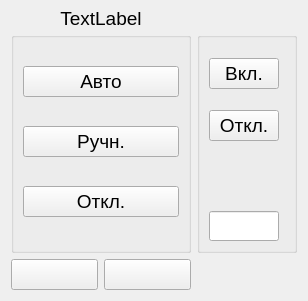
<?xml version="1.0" encoding="UTF-8"?>
<ui version="4.0">
 <class>FanModeSwitch</class>
 <widget class="QWidget" name="FanModeSwitch">
  <property name="geometry">
   <rect>
    <x>0</x>
    <y>0</y>
    <width>308</width>
    <height>301</height>
   </rect>
  </property>
  <property name="font">
   <font>
    <pointsize>14</pointsize>
   </font>
  </property>
  <property name="windowTitle">
   <string>Form</string>
  </property>
  <property name="windowOpacity">
   <double>1.000000000000000</double>
  </property>
  <layout class="QGridLayout" name="gridLayout">
   <item row="1" column="0" colspan="2">
    <widget class="QGroupBox" name="groupBox">
     <property name="title">
      <string/>
     </property>
     <layout class="QVBoxLayout" name="verticalLayout">
      <property name="leftMargin">
       <number>9</number>
      </property>
      <property name="topMargin">
       <number>5</number>
      </property>
      <item>
       <widget class="QPushButton" name="btnAuto">
        <property name="minimumSize">
         <size>
          <width>0</width>
          <height>30</height>
         </size>
        </property>
        <property name="text">
         <string>Авто</string>
        </property>
        <property name="icon">
         <iconset resource="../Resources.qrc">
          <normaloff>:/Images/Industry-Automatic-icon.png</normaloff>:/Images/Industry-Automatic-icon.png</iconset>
        </property>
        <property name="checkable">
         <bool>true</bool>
        </property>
        <property name="autoExclusive">
         <bool>true</bool>
        </property>
       </widget>
      </item>
      <item>
       <widget class="QPushButton" name="btnManual">
        <property name="minimumSize">
         <size>
          <width>0</width>
          <height>30</height>
         </size>
        </property>
        <property name="text">
         <string>Ручн.</string>
        </property>
        <property name="icon">
         <iconset resource="../Resources.qrc">
          <normaloff>:/Images/Industry-Manual-icon.png</normaloff>:/Images/Industry-Manual-icon.png</iconset>
        </property>
        <property name="checkable">
         <bool>true</bool>
        </property>
        <property name="autoExclusive">
         <bool>true</bool>
        </property>
       </widget>
      </item>
      <item>
       <widget class="QPushButton" name="btnDisable">
        <property name="minimumSize">
         <size>
          <width>0</width>
          <height>30</height>
         </size>
        </property>
        <property name="text">
         <string>Откл.</string>
        </property>
        <property name="icon">
         <iconset resource="../Resources.qrc">
          <normaloff>:/Images/cancel-icon.png</normaloff>:/Images/cancel-icon.png</iconset>
        </property>
        <property name="checkable">
         <bool>true</bool>
        </property>
        <property name="autoExclusive">
         <bool>true</bool>
        </property>
       </widget>
      </item>
     </layout>
    </widget>
   </item>
   <item row="1" column="2">
    <widget class="QGroupBox" name="grpState">
     <property name="maximumSize">
      <size>
       <width>100</width>
       <height>16777215</height>
      </size>
     </property>
     <property name="title">
      <string/>
     </property>
     <layout class="QVBoxLayout" name="verticalLayout_2">
      <property name="topMargin">
       <number>5</number>
      </property>
      <item>
       <spacer name="verticalSpacer_3">
        <property name="orientation">
         <enum>Qt::Vertical</enum>
        </property>
        <property name="sizeType">
         <enum>QSizePolicy::Fixed</enum>
        </property>
        <property name="sizeHint" stdset="0">
         <size>
          <width>20</width>
          <height>15</height>
         </size>
        </property>
       </spacer>
      </item>
      <item>
       <widget class="QPushButton" name="btnOn">
        <property name="minimumSize">
         <size>
          <width>0</width>
          <height>30</height>
         </size>
        </property>
        <property name="maximumSize">
         <size>
          <width>70</width>
          <height>16777215</height>
         </size>
        </property>
        <property name="text">
         <string>Вкл.</string>
        </property>
        <property name="checkable">
         <bool>true</bool>
        </property>
        <property name="autoExclusive">
         <bool>true</bool>
        </property>
       </widget>
      </item>
      <item>
       <spacer name="verticalSpacer">
        <property name="orientation">
         <enum>Qt::Vertical</enum>
        </property>
        <property name="sizeType">
         <enum>QSizePolicy::Fixed</enum>
        </property>
        <property name="sizeHint" stdset="0">
         <size>
          <width>20</width>
          <height>15</height>
         </size>
        </property>
       </spacer>
      </item>
      <item>
       <widget class="QPushButton" name="btnOff">
        <property name="minimumSize">
         <size>
          <width>0</width>
          <height>30</height>
         </size>
        </property>
        <property name="maximumSize">
         <size>
          <width>70</width>
          <height>16777215</height>
         </size>
        </property>
        <property name="text">
         <string>Откл.</string>
        </property>
        <property name="checkable">
         <bool>true</bool>
        </property>
        <property name="autoExclusive">
         <bool>true</bool>
        </property>
       </widget>
      </item>
      <item>
       <spacer name="verticalSpacer_2">
        <property name="orientation">
         <enum>Qt::Vertical</enum>
        </property>
        <property name="sizeHint" stdset="0">
         <size>
          <width>20</width>
          <height>40</height>
         </size>
        </property>
       </spacer>
      </item>
      <item>
       <widget class="QClickableLineEdit" name="txtAnalogPower">
        <property name="minimumSize">
         <size>
          <width>70</width>
          <height>30</height>
         </size>
        </property>
        <property name="maximumSize">
         <size>
          <width>70</width>
          <height>30</height>
         </size>
        </property>
       </widget>
      </item>
     </layout>
    </widget>
   </item>
   <item row="2" column="0">
    <widget class="QPushButton" name="btnAccept">
     <property name="text">
      <string/>
     </property>
     <property name="icon">
      <iconset resource="../Resources.qrc">
       <normaloff>:/Images/ok.png</normaloff>:/Images/ok.png</iconset>
     </property>
     <property name="iconSize">
      <size>
       <width>32</width>
       <height>32</height>
      </size>
     </property>
    </widget>
   </item>
   <item row="2" column="1">
    <widget class="QPushButton" name="btnCancel">
     <property name="text">
      <string/>
     </property>
     <property name="icon">
      <iconset resource="../Resources.qrc">
       <normaloff>:/Images/delete.png</normaloff>:/Images/delete.png</iconset>
     </property>
     <property name="iconSize">
      <size>
       <width>32</width>
       <height>32</height>
      </size>
     </property>
    </widget>
   </item>
   <item row="0" column="0" colspan="2">
    <widget class="QLabel" name="lblTitle">
     <property name="maximumSize">
      <size>
       <width>16777215</width>
       <height>15</height>
      </size>
     </property>
     <property name="text">
      <string>TextLabel</string>
     </property>
     <property name="alignment">
      <set>Qt::AlignCenter</set>
     </property>
    </widget>
   </item>
  </layout>
 </widget>
 <customwidgets>
  <customwidget>
   <class>QClickableLineEdit</class>
   <extends>QLineEdit</extends>
   <header location="global">Controls/qclickablelineedit.h</header>
  </customwidget>
 </customwidgets>
 <resources>
  <include location="../Resources.qrc"/>
 </resources>
 <connections/>
</ui>
